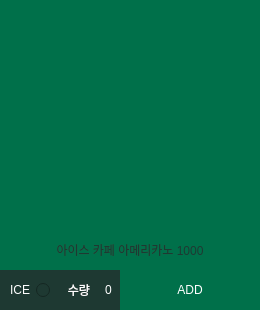
         <widget class="QFrame" name="frame_3_3">
          <property name="geometry">
           <rect>
            <x>580</x>
            <y>20</y>
            <width>260</width>
            <height>310</height>
           </rect>
          </property>
          <property name="frameShape">
           <enum>QFrame::NoFrame</enum>
          </property>
          <property name="frameShadow">
           <enum>QFrame::Raised</enum>
          </property>
          <widget class="QRadioButton" name="radioButton_3_3">
           <property name="geometry">
            <rect>
             <x>0</x>
             <y>270</y>
             <width>50</width>
             <height>40</height>
            </rect>
           </property>
           <property name="focusPolicy">
            <enum>Qt::NoFocus</enum>
           </property>
           <property name="layoutDirection">
            <enum>Qt::RightToLeft</enum>
           </property>
           <property name="styleSheet">
            <string notr="true">background-color: rgb(30, 57, 50);
color: rgb(255, 255, 255);</string>
           </property>
           <property name="text">
            <string>ICE</string>
           </property>
           <property name="checked">
            <bool>false</bool>
           </property>
           <property name="autoRepeat">
            <bool>false</bool>
           </property>
           <property name="autoExclusive">
            <bool>false</bool>
           </property>
          </widget>
          <widget class="QLabel" name="label_3_3">
           <property name="geometry">
            <rect>
             <x>50</x>
             <y>270</y>
             <width>40</width>
             <height>40</height>
            </rect>
           </property>
           <property name="styleSheet">
            <string notr="true">background-color: rgb(30, 57, 50);
color: rgb(255, 255, 255);
font: 75 9pt &quot;맑은 고딕&quot;;</string>
           </property>
           <property name="text">
            <string>수량</string>
           </property>
           <property name="alignment">
            <set>Qt::AlignRight|Qt::AlignTrailing|Qt::AlignVCenter</set>
           </property>
          </widget>
          <widget class="QLabel" name="label_image_3_3">
           <property name="geometry">
            <rect>
             <x>0</x>
             <y>0</y>
             <width>260</width>
             <height>270</height>
            </rect>
           </property>
           <property name="styleSheet">
            <string notr="true">background-color: rgb(0, 112, 74);</string>
           </property>
           <property name="text">
            <string/>
           </property>
          </widget>
          <widget class="QSpinBox" name="spinBox_3_3">
           <property name="geometry">
            <rect>
             <x>90</x>
             <y>270</y>
             <width>50</width>
             <height>40</height>
            </rect>
           </property>
           <property name="focusPolicy">
            <enum>Qt::WheelFocus</enum>
           </property>
           <property name="styleSheet">
            <string notr="true">background-color: rgb(30, 57, 50);
color: rgb(255, 255, 255);</string>
           </property>
           <property name="frame">
            <bool>false</bool>
           </property>
           <property name="alignment">
            <set>Qt::AlignCenter</set>
           </property>
          </widget>
          <widget class="QPushButton" name="pushButton_3_3">
           <property name="geometry">
            <rect>
             <x>120</x>
             <y>270</y>
             <width>140</width>
             <height>40</height>
            </rect>
           </property>
           <property name="focusPolicy">
            <enum>Qt::StrongFocus</enum>
           </property>
           <property name="styleSheet">
            <string notr="true">QPushButton{
	font: 9pt &quot;맑은 고딕&quot;;
	color: rgb(255, 255, 255);
	background-color: rgb(0, 112, 74);
	border: 0px;
}
QPushButton:hover{
	color: rgb(0, 0, 0);
	background-color: rgb(0, 255, 166);
}</string>
           </property>
           <property name="text">
            <string>ADD</string>
           </property>
          </widget>
          <widget class="QLabel" name="label_p_3_3">
           <property name="geometry">
            <rect>
             <x>0</x>
             <y>230</y>
             <width>260</width>
             <height>40</height>
            </rect>
           </property>
           <property name="styleSheet">
            <string notr="true">color: rgb(30, 57, 50);
font: 75 9pt &quot;맑은 고딕&quot;;</string>
           </property>
           <property name="text">
            <string>아이스 카페 아메리카노 1000</string>
           </property>
           <property name="alignment">
            <set>Qt::AlignCenter</set>
           </property>
          </widget>
         </widget>
